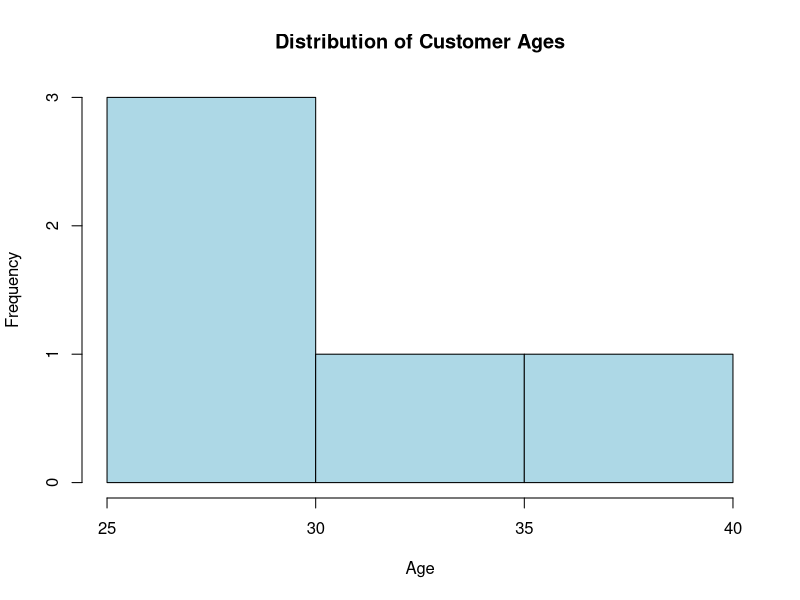
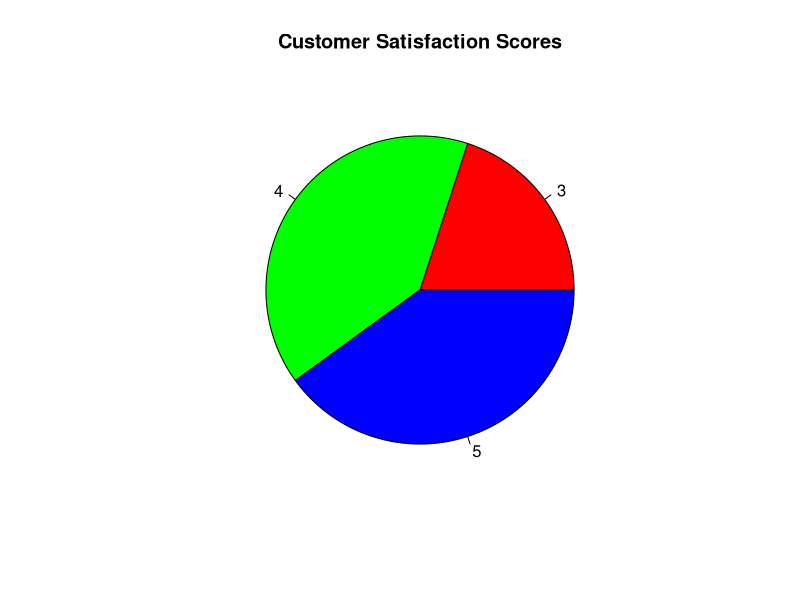
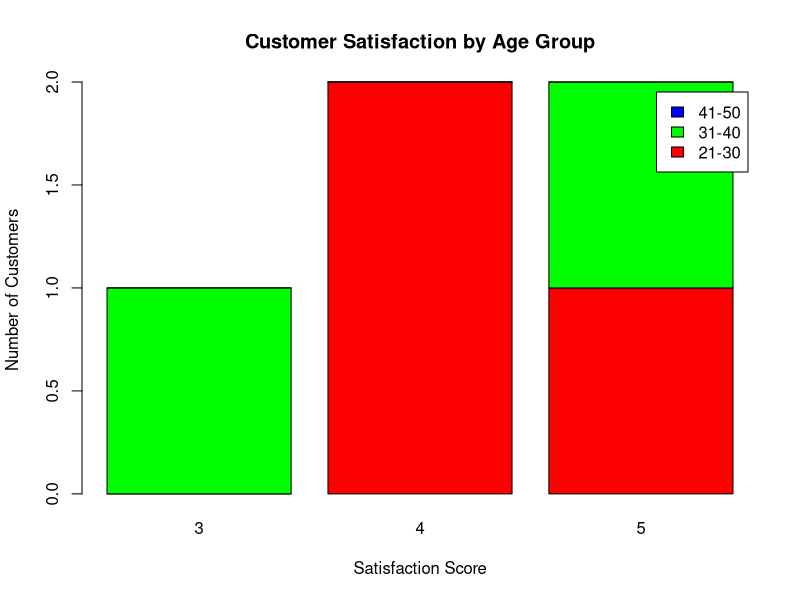
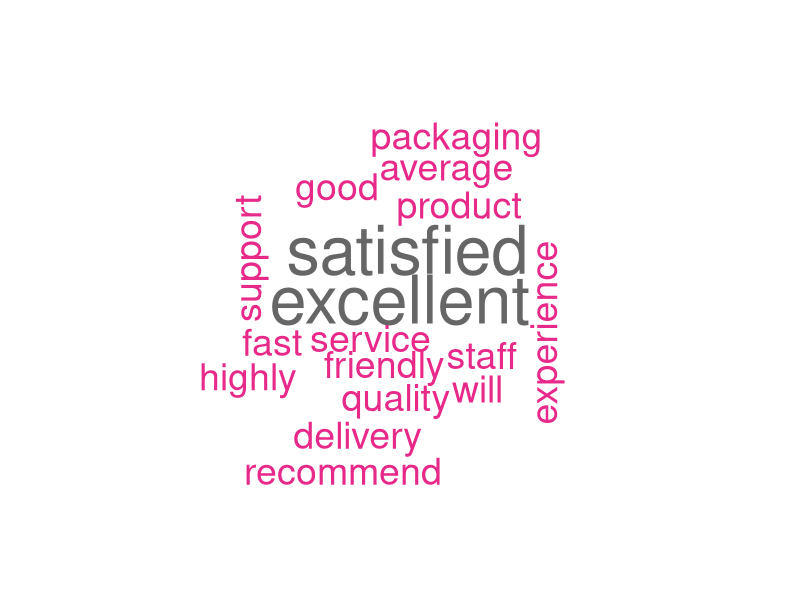

Write R code to recreate these figures, in order.
# Customer Satisfaction Dataset
customer <- data.frame(
  Customer_ID = c(1,2,3,4,5),
  Age = c(25,30,35,28,40),
  Satisfaction = c(4,5,3,4,5)
)

customer

# Histogram of Customer Ages

hist(customer$Age,
     col = "lightblue",
     main = "Distribution of Customer Ages",
     xlab = "Age",
     ylab = "Frequency",
     breaks = 5)

# Count Satisfaction Scores
score_count <- table(customer$Satisfaction)

# Pie Chart
pie(score_count,
    labels = names(score_count),
    col = rainbow(length(score_count)),
    main = "Customer Satisfaction Scores")

# Create Age Groups
customer$Age_Group <- cut(customer$Age,
                          breaks = c(20,30,40,50),
                          labels = c("21-30","31-40","41-50"),
                          include.lowest = TRUE)

# Table
stack_data <- table(customer$Age_Group,
                    customer$Satisfaction)

# Stacked Bar Chart
barplot(stack_data,
        col = rainbow(3),
        legend = rownames(stack_data),
        main = "Customer Satisfaction by Age Group",
        xlab = "Satisfaction Score",
        ylab = "Number of Customers")

library(wordcloud)
library(RColorBrewer)

feedback <- c(
  "Excellent service and friendly staff",
  "Very satisfied with product quality",
  "Average experience but good support",
  "Fast delivery and excellent packaging",
  "Highly satisfied and will recommend"
)

text <- paste(feedback, collapse = " ")
words <- strsplit(tolower(text), "\\s+")[[1]]

wordcloud(
  words = words,
  max.words = 30,
  random.order = FALSE,
  colors = brewer.pal(8, "Dark2")
)
install.packages("tm")

install.packages("wordcloud")

install.packages("RColorBrewer")
install.packages("slam")
